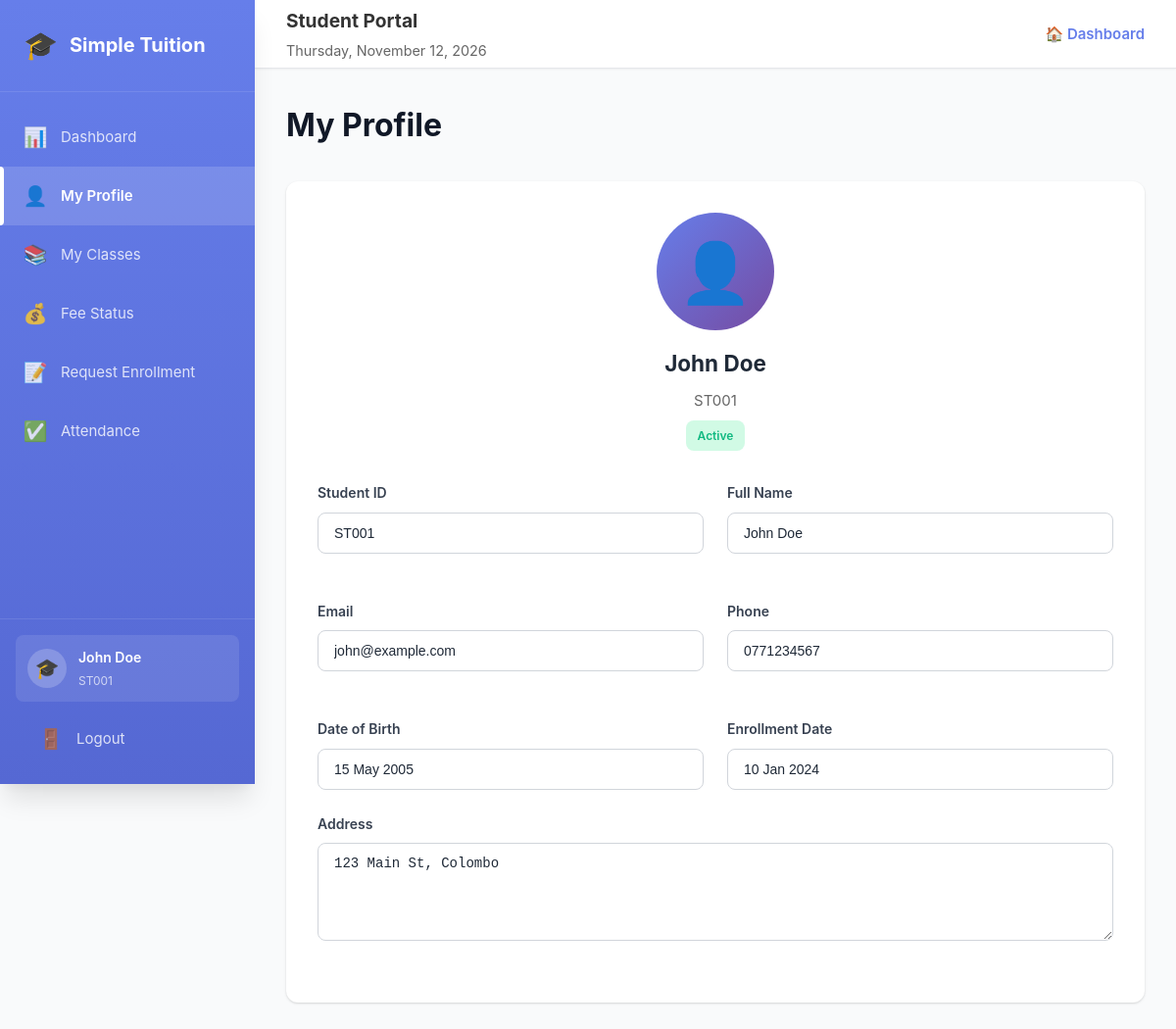
Screenshot of /student/profile.php (signed in) with the database file from the repository.
### tables this page shows
CREATE TABLE `students` (
  `id` int(11) NOT NULL,
  `student_id` varchar(20) NOT NULL,
  `name` varchar(100) NOT NULL,
  `email` varchar(100) NOT NULL,
  `phone` varchar(20) DEFAULT NULL,
  `password` varchar(255) NOT NULL,
  `address` text DEFAULT NULL,
  `date_of_birth` date DEFAULT NULL,
  `enrollment_date` date DEFAULT NULL,
  `status` enum('active','inactive') DEFAULT 'active',
  `created_at` timestamp NOT NULL DEFAULT current_timestamp()
);

### config.php (called while the page is built, shortened)
<?php
function formatDate($date) {
    return date('d M Y', strtotime($date));
}
?>

### student/profile.php (the view, shortened to what this page needs)
<?php
require_once '../config.php';
$student_id = $_SESSION['student_id'];
$student = $conn->query("SELECT * FROM students WHERE id = $student_id")->fetch_assoc();
?>
<!DOCTYPE html>
<html lang="en">
<head>
    <link rel="stylesheet" href="../css/admin-style.css">
</head>
<body>
    <div class="dashboard">
        <?php include 'includes/sidebar.php'; ?>
        <div class="main-content">
            <?php include 'includes/header.php'; ?>
            <div class="content-area">
                <h1>My Profile</h1>
                <div class="card">
                    <div style="padding: 2rem;">
                        <div style="text-align: center; margin-bottom: 2rem;">
                            <div style="width: 120px; height: 120px; background: linear-gradient(135deg, #667eea 0%, #764ba2 100%); border-radius: 50%; display: flex; align-items: center; justify-content: center; margin: 0 auto 1rem; font-size: 60px; color: white;">
                                👤
                            </div>
                            <h2 style="margin-bottom: 0.5rem;"><?php echo $student['name']; ?></h2>
                            <p style="color: #666;"><?php echo $student['student_id']; ?></p>
                            <span class="badge badge-<?php echo $student['status']; ?>" style="margin-top: 0.5rem;">
                                <?php echo ucfirst($student['status']); ?>
                            </span>
                        </div>
                        <div class="form-grid">
                            <div class="form-group">
                                <label>Student ID</label>
                                <input type="text" value="<?php echo $student['student_id']; ?>" readonly>
                            </div>
                            <div class="form-group">
                                <label>Full Name</label>
                                <input type="text" value="<?php echo $student['name']; ?>" readonly>
                            </div>
                            <div class="form-group">
                                <label>Email</label>
                                <input type="text" value="<?php echo $student['email']; ?>" readonly>
                            </div>
                            <div class="form-group">
                                <label>Phone</label>
                                <input type="text" value="<?php echo $student['phone'] ?: 'N/A'; ?>" readonly>
                            </div>
                            <div class="form-group">
                                <label>Date of Birth</label>
                                <input type="text" value="<?php echo $student['date_of_birth'] ? formatDate($student['date_of_birth']) : 'N/A'; ?>" readonly>
                            </div>
                            <div class="form-group">
                                <label>Enrollment Date</label>
                                <input type="text" value="<?php echo formatDate($student['enrollment_date']); ?>" readonly>
                            </div>
                        </div>
                        <div class="form-group">
                            <label>Address</label>
                            <textarea readonly><?php echo $student['address'] ?: 'N/A'; ?></textarea>
                        </div>
                    </div>
                </div>
            </div>
        </div>
    </div>
</body>
</html>

### css/admin-style.css (style rules this page uses)
:root { --primary: #667eea; --primary-dark: #5568d3; --primary-light: #818cf8; --success: #10b981; --success-light: #d1fae5; --warning: #f59e0b; --warning-light: #fef3c7; --danger: #ef4444; --danger-light: #fee2e2; --info: #3b82f6; --info-light: #dbeafe; --white: #ffffff; --gray-50: #f9fafb; --gray-100: #f3f4f6; --gray-200: #e5e7eb; --gray-300: #d1d5db; --gray-400: #9ca3af; --gray-500: #6b7280; --gray-600: #4b5563; --gray-700: #374151; --gray-800: #1f2937; --gray-900: #111827; --shadow-sm: 0 1px 2px 0 rgba(0, 0, 0, 0.05); --shadow: 0 1px 3px 0 rgba(0, 0, 0, 0.1), 0 1px 2px 0 rgba(0, 0, 0, 0.06); --shadow-md: 0 4px 6px -1px rgba(0, 0, 0, 0.1), 0 2px 4px -1px rgba(0, 0, 0, 0.06); --shadow-lg: 0 10px 15px -3px rgba(0, 0, 0, 0.1), 0 4px 6px -2px rgba(0, 0, 0, 0.05); --shadow-xl: 0 20px 25px -5px rgba(0, 0, 0, 0.1), 0 10px 10px -5px rgba(0, 0, 0, 0.04); --sidebar-width: 260px; --header-height: 70px; --radius-sm: 0.375rem; --radius: 0.5rem; --radius-lg: 0.75rem; --radius-xl: 1rem; --transition: all 0.3s cubic-bezier(0.4, 0, 0.2, 1); }
* { margin: 0; padding: 0; box-sizing: border-box; }
body { font-family: 'Inter', -apple-system, BlinkMacSystemFont, 'Segoe UI', Roboto, Oxygen, Ubuntu, Cantarell, sans-serif; background: var(--gray-50); color: var(--gray-800); line-height: 1.6; font-size: 15px; }
.dashboard { display: flex; min-height: 100vh; }
.main-content { flex: 1; margin-left: var(--sidebar-width); display: flex; flex-direction: column; min-height: 100vh; }
.content-area { flex: 1; padding: 2rem; }
.content-area>h1 { font-size: 2rem; font-weight: 700; color: var(--gray-900); margin-bottom: 2rem; }
.card { background: var(--white); border-radius: var(--radius-lg); box-shadow: var(--shadow); overflow: hidden; transition: var(--transition); }
.badge { display: inline-block; padding: 0.375rem 0.75rem; border-radius: var(--radius); font-size: 0.75rem; font-weight: 600; text-transform: capitalize; }
.badge-active, .badge-paid { background: var(--success-light); color: var(--success); }
.form-group { margin-bottom: 1.5rem; }
.form-group label { display: block; font-weight: 600; color: var(--gray-700); margin-bottom: 0.5rem; font-size: 0.875rem; }
.form-control, input[type="text"], input[type="email"], input[type="password"], input[type="number"], input[type="date"], input[type="time"], textarea, select { width: 100%; padding: 0.75rem 1rem; border: 1px solid var(--gray-300); border-radius: var(--radius); font-size: 0.875rem; color: var(--gray-800); background: var(--white); transition: var(--transition); }
textarea { resize: vertical; min-height: 100px; }
.stat-card, .card { animation: fadeIn 0.5s ease-out; }
.form-grid { display: grid; grid-template-columns: repeat(2, 1fr); gap: 1.5rem; }

### rows the page displays
students: name "John Doe", student "ST001", status "Active", email "john@example.com", phone "0771234567", date_of_birth "15 May 2005", enrollment_date "10 Jan 2024", address "123 Main St, Colombo"

### other values shown
$_SESSION['student_name'] "John Doe"
$_SESSION['student_sid'] "ST001"
